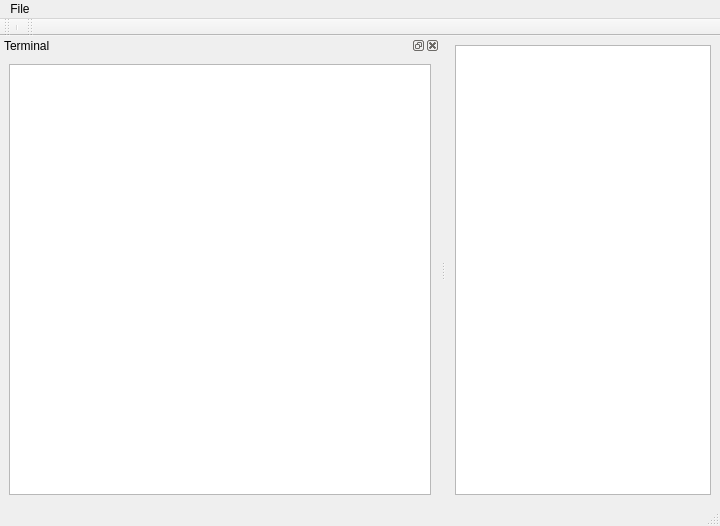
<?xml version="1.0" encoding="UTF-8"?>
<ui version="4.0">
 <class>MainWindow</class>
 <widget class="QMainWindow" name="MainWindow">
  <property name="geometry">
   <rect>
    <x>0</x>
    <y>0</y>
    <width>720</width>
    <height>526</height>
   </rect>
  </property>
  <property name="sizePolicy">
   <sizepolicy hsizetype="Preferred" vsizetype="Preferred">
    <horstretch>0</horstretch>
    <verstretch>0</verstretch>
   </sizepolicy>
  </property>
  <property name="windowTitle">
   <string>MainWindow</string>
  </property>
  <property name="animated">
   <bool>true</bool>
  </property>
  <widget class="QWidget" name="centralwidget">
   <property name="sizePolicy">
    <sizepolicy hsizetype="Maximum" vsizetype="Preferred">
     <horstretch>0</horstretch>
     <verstretch>0</verstretch>
    </sizepolicy>
   </property>
   <layout class="QGridLayout" name="gridLayout">
    <item row="1" column="1">
     <widget class="QGraphicsView" name="fig"/>
    </item>
   </layout>
  </widget>
  <widget class="QStatusBar" name="statusbar"/>
  <widget class="QToolBar" name="toolBar">
   <property name="windowTitle">
    <string>toolBar</string>
   </property>
   <attribute name="toolBarArea">
    <enum>TopToolBarArea</enum>
   </attribute>
   <attribute name="toolBarBreak">
    <bool>false</bool>
   </attribute>
   <addaction name="separator"/>
  </widget>
  <widget class="QMenuBar" name="menuBar">
   <property name="geometry">
    <rect>
     <x>0</x>
     <y>0</y>
     <width>720</width>
     <height>27</height>
    </rect>
   </property>
   <widget class="QMenu" name="menuFile">
    <property name="title">
     <string>File</string>
    </property>
   </widget>
   <addaction name="menuFile"/>
  </widget>
  <widget class="QToolBar" name="plotcontrols">
   <property name="windowTitle">
    <string>toolBar_2</string>
   </property>
   <attribute name="toolBarArea">
    <enum>TopToolBarArea</enum>
   </attribute>
   <attribute name="toolBarBreak">
    <bool>false</bool>
   </attribute>
  </widget>
  <widget class="QDockWidget" name="textdock0">
   <property name="minimumSize">
    <size>
     <width>96</width>
     <height>121</height>
    </size>
   </property>
   <property name="maximumSize">
    <size>
     <width>9999</width>
     <height>524287</height>
    </size>
   </property>
   <property name="baseSize">
    <size>
     <width>100</width>
     <height>0</height>
    </size>
   </property>
   <property name="windowTitle">
    <string>Terminal</string>
   </property>
   <attribute name="dockWidgetArea">
    <number>1</number>
   </attribute>
   <widget class="QWidget" name="dockWidgetContents_2">
    <property name="sizePolicy">
     <sizepolicy hsizetype="Expanding" vsizetype="Preferred">
      <horstretch>0</horstretch>
      <verstretch>0</verstretch>
     </sizepolicy>
    </property>
    <property name="baseSize">
     <size>
      <width>100</width>
      <height>0</height>
     </size>
    </property>
    <layout class="QVBoxLayout" name="verticalLayout">
     <item>
      <widget class="QPlainTextEdit" name="text">
       <property name="sizePolicy">
        <sizepolicy hsizetype="Expanding" vsizetype="Preferred">
         <horstretch>0</horstretch>
         <verstretch>0</verstretch>
        </sizepolicy>
       </property>
       <property name="minimumSize">
        <size>
         <width>0</width>
         <height>0</height>
        </size>
       </property>
       <property name="maximumSize">
        <size>
         <width>16777215</width>
         <height>16777215</height>
        </size>
       </property>
       <property name="baseSize">
        <size>
         <width>100</width>
         <height>0</height>
        </size>
       </property>
       <property name="midLineWidth">
        <number>1</number>
       </property>
       <property name="readOnly">
        <bool>true</bool>
       </property>
       <property name="tabStopWidth">
        <number>1</number>
       </property>
      </widget>
     </item>
    </layout>
   </widget>
  </widget>
 </widget>
 <resources/>
 <connections/>
</ui>
